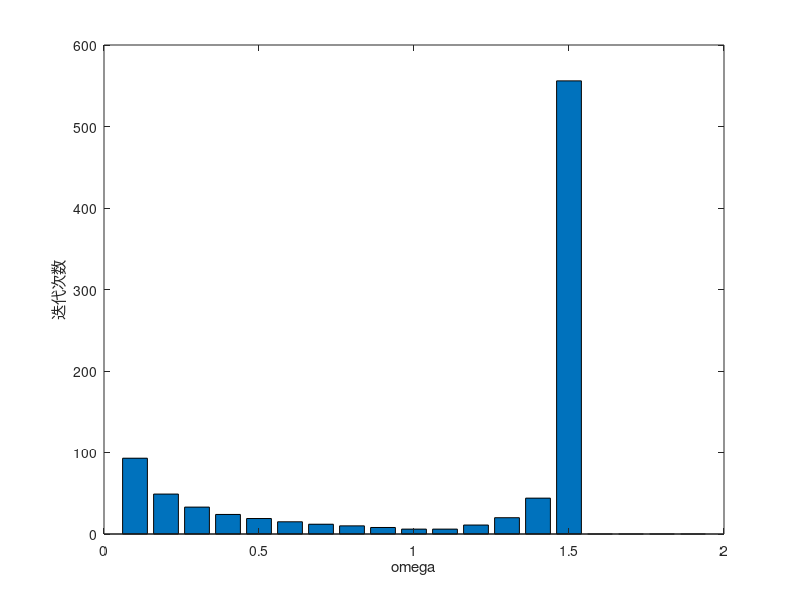

Reproduce this figure in MATLAB.

max_iteration = 30000;
w = linspace(0.1,1.9,19);
b = [41 52 12]';
A = [-55 -5 12; 21 36 -13; 24 7 47];

n = length(b);
for k = 1:length(w)
    x_old = zeros(n,1);
    iteration(k) = 0;
    complete = 0;
    while ~complete
        iteration(k) = iteration(k) + 1;
        x = x_old;
        for i = 1:n
            x(i) = x(i) + w(k)/A(i,i) * ( b(i)-A(i,:)*x );
        end
        if norm(x-x_old)<1e-4
            complete = 1;
        else
            x_old = x;
        end
        if iteration(k)>max_iteration
            iteration(k) = inf;
            complete = 1;
        end
    end
end
[minit,ind] = min(iteration);
bar(w,iteration)
xlabel("omega")
ylabel("迭代次数")